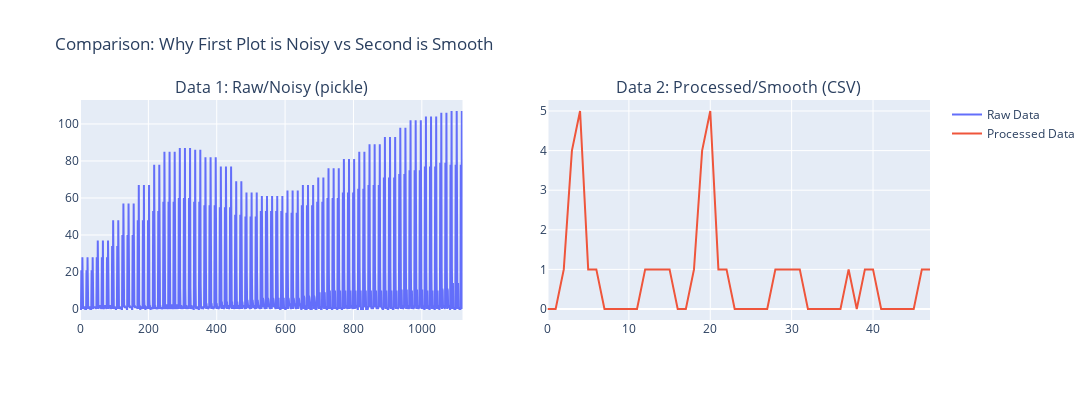

Here is the notebook cell this chart was saved with:
### Code cell
# Side-by-side comparison of first segment
from plotly.subplots import make_subplots
import plotly.graph_objects as go

fig = make_subplots(
    rows=1, cols=2,
    subplot_titles=("Data 1: Raw/Noisy (pickle)", "Data 2: Processed/Smooth (CSV)")
)

# Plot data1 (first segment)
fig.add_trace(
    go.Scatter(x=list(range(len(data1_sample))), y=data1_sample, name="Raw Data"),
    row=1, col=1
)

# Plot data2 (first segment)
fig.add_trace(
    go.Scatter(x=list(range(len(data2_sample))), y=data2_sample, name="Processed Data"),
    row=1, col=2
)

fig.update_layout(height=400, width=1200, title_text="Comparison: Why First Plot is Noisy vs Second is Smooth")
fig.show()

### Figure 1 — Plotly figure (JSON) as saved in the notebook; plotly's stock layout.template omitted (floating-point values rounded to 4 significant figures; data arrays with more than 128 entries replaced by an {"elided": "..."} marker saying what was removed)
{"data": [{"name": "Raw Data", "type": "scatter", "x": {"elided": "1120 int values"}, "xaxis": "x", "y": {"elided": "1120 float values"}, "yaxis": "y"}, {"name": "Processed Data", "type": "scatter", "x": [0, 1, 2, 3, 4, 5, 6, 7, 8, 9, 10, 11, 12, 13, 14, 15, 16, 17, 18, 19, 20, 21, 22, 23, 24, 25, 26, 27, 28, 29, 30, 31, 32, 33, 34, 35, 36, 37, 38, 39, 40, 41, 42, 43, 44, 45, 46, 47], "xaxis": "x2", "y": [0.0, 0.0, 1.0, 4.0, 5.0, 1.0, 1.0, 0.0, 0.0, 0.0, 0.0, 0.0, 1.0, 1.0, 1.0, 1.0, 0.0, 0.0, 1.0, 4.0, 5.0, 1.0, 1.0, 0.0, 0.0, 0.0, 0.0, 0.0, 1.0, 1.0, 1.0, 1.0, 0.0, 0.0, 0.0, 0.0, 0.0, 1.0, 0.0, 1.0, 1.0, 0.0, 0.0, 0.0, 0.0, 0.0, 1.0, 1.0], "yaxis": "y2"}], "layout": {"annotations": [{"font": {"size": 16}, "showarrow": false, "text": "Data 1: Raw/Noisy (pickle)", "x": 0.225, "xanchor": "center", "xref": "paper", "y": 1, "yanchor": "bottom", "yref": "paper"}, {"font": {"size": 16}, "showarrow": false, "text": "Data 2: Processed/Smooth (CSV)", "x": 0.775, "xanchor": "center", "xref": "paper", "y": 1, "yanchor": "bottom", "yref": "paper"}], "height": 400, "title": {"text": "Comparison: Why First Plot is Noisy vs Second is Smooth"}, "width": 1200, "xaxis": {"anchor": "y", "domain": [0, 0.45]}, "xaxis2": {"anchor": "y2", "domain": [0.55, 1]}, "yaxis": {"anchor": "x", "domain": [0, 1]}, "yaxis2": {"anchor": "x2", "domain": [0, 1]}}}
